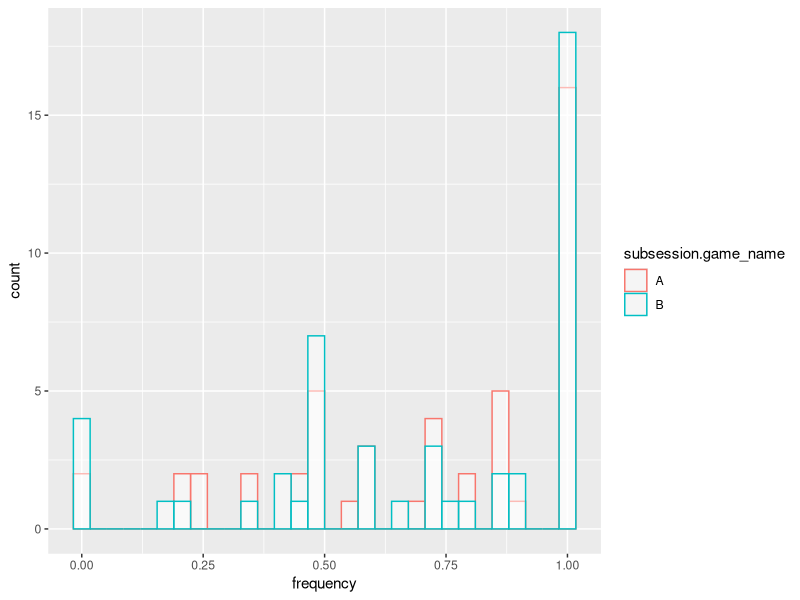
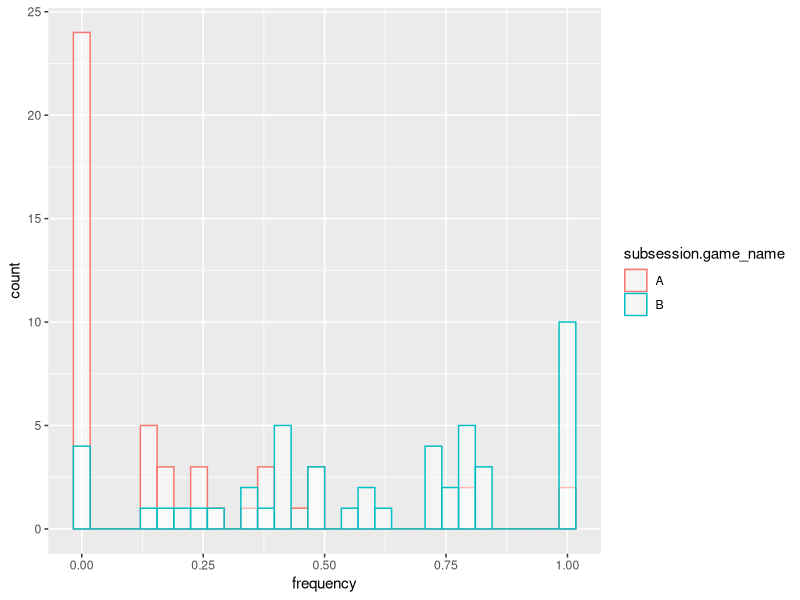
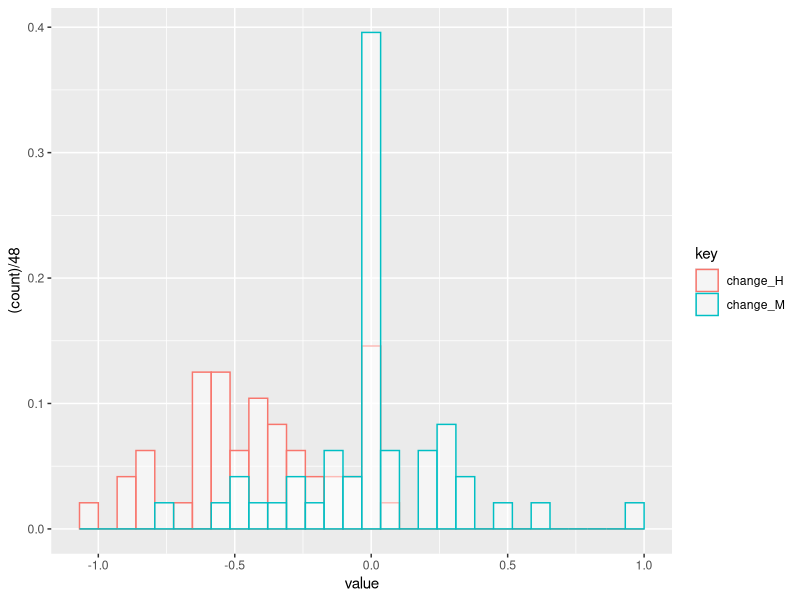
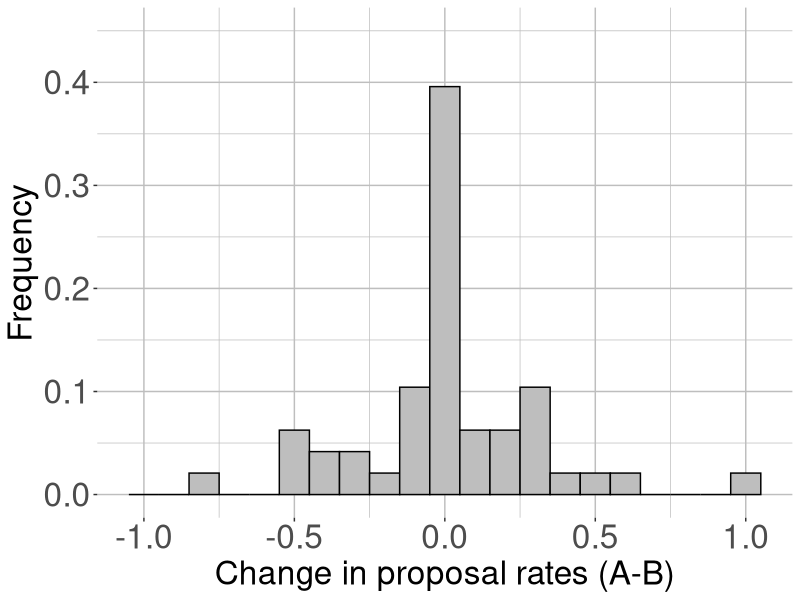
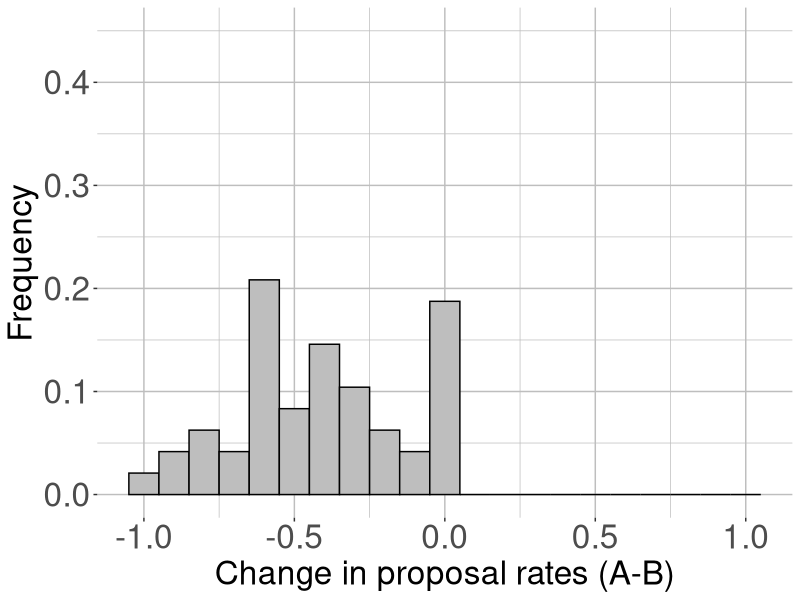

The R script that drew these images, in order:

# preliminaries -----------------------------------------------------------

library(here)
library(tidyverse)
library(forcats)
library(sandwich)
library(lmtest)

# create dataset ----------------------------------------------------------

data_game_raw<-read_csv(here("data","MaIn_data_base_game.csv"))
data_game_raw <- data_game_raw %>%
  mutate(player.type=factor(player.type)) %>%
  mutate(player.type=fct_recode(player.type,
                                "H"="1",
                                "M"="2",
                                "L"="3")) %>%
  mutate(player.signal=factor(player.signal)) %>%
  mutate(player.signal=fct_recode(player.signal,
                                  "h"="1",
                                  "m"="2",
                                  "l"="3")) %>%
  mutate(player.partner_type=factor(player.partner_type)) %>%
  mutate(player.partner_type=fct_recode(player.partner_type,
                                        "H"="1",
                                        "M"="2",
                                        "L"="3")) %>%
  mutate(subsession.game_name=factor(subsession.game_name))  %>%
  mutate(participant.id_in_treatment=interaction(factor(session.code),factor(participant.id_in_session))) %>%
  mutate(session.code=factor(session.code)) %>%
  select(session.code, participant.id_in_treatment, player.choice,subsession.round_number,subsession.game_name,
         player.match, player.partner_type, player.type, player.signal,group.id_in_subsession)


# create individual frequencies -------------------------------------------

data_frequencies <- data_game_raw %>%
  group_by(participant.id_in_treatment, player.type, player.signal, subsession.game_name) %>%
  summarise(frequency = mean(player.choice))

data_frequencies_s <- data_frequencies %>%
  unite(case,player.type,player.signal,subsession.game_name, sep="") %>%
  spread(case,frequency)


# distribution of proposal frequencies -------------------------

plot_data <- data_frequencies %>% filter(player.type=="M", player.signal=="m")

ggplot(plot_data, aes(x=frequency, color=subsession.game_name)) +
  geom_histogram(fill="white", alpha=0.5, position="identity")


plot_data <- data_frequencies %>% filter(player.type=="H", player.signal=="m")

ggplot(plot_data, aes(x=frequency, color=subsession.game_name)) +
  geom_histogram(fill="white", alpha=0.5, position="identity")


# distribution of changes in proposal frequency ---------------------------

#parameters for plotting distributions on two panels
bin_width=0.1
minbin=-1.05
maxbin=+1.05
ceiling=0.45
scale=1.5
#plot with Mm change distribution
f <- ggplot(data_frequencies_s, aes(x=-MmB+MmA)) +
  geom_histogram(aes(y =(..count..)/48),
                 color="black",
                 fill="grey",
                 breaks=seq(minbin, maxbin, by=bin_width)) +
  ylim(c(0,ceiling)) +
  ylab("Frequency") +
  xlab("Change in proposal rates (A-B)") +
  theme(axis.title.y = element_text(size=16*scale)) +
  theme(axis.title.x = element_text(size=16*scale)) +
  theme(axis.text.x  = element_text(size=16*scale)) +
  theme(axis.text.y  = element_text(size=16*scale)) +
  theme(legend.text = element_text(size = 16*scale),
        legend.title = element_text(size=16*scale)) +
  theme(
    panel.background = element_rect(fill = "transparent") # bg of the panel
    , plot.background = element_rect(fill = "transparent", color = NA) # bg of the plot
    , panel.grid.major = element_line(colour = "grey") # get rid of major grid
    , panel.grid.minor = element_line(colour = "grey") # get rid of minor grid
    , legend.background = element_rect(fill = "transparent") # get rid of legend bg
    , legend.box.background = element_rect(fill = "transparent", color = NA) # get rid of legend panel bg
    , legend.key = element_rect(fill = "transparent", color = NA)
    , legend.position = "bottom"
    , legend.margin = margin(20,0.5,0.5,0.5)
  )
ggsave(f, filename = "hist_Mm_change.png",  bg = "transparent", path= here("output/figures"))

#plot with Hm change distribution
f <- ggplot(data_frequencies_s, aes(x=-HmB+HmA)) +
  geom_histogram(aes(y =(..count..)/48),
                 color="black",
                 fill="grey",
                 breaks=seq(minbin, maxbin, by=bin_width)) +
  ylim(c(0,ceiling))+
  ylab("Frequency") +
  xlab("Change in proposal rates (A-B)") +
  theme(axis.title.y = element_text(size=16*scale)) +
  theme(axis.title.x = element_text(size=16*scale)) +
  theme(axis.text.x  = element_text(size=16*scale)) +
  theme(axis.text.y  = element_text(size=16*scale)) +
  theme(legend.text = element_text(size = 16*scale),
        legend.title = element_text(size=16*scale)) +
  theme(
    panel.background = element_rect(fill = "transparent") # bg of the panel
    , plot.background = element_rect(fill = "transparent", color = NA) # bg of the plot
    , panel.grid.major = element_line(colour = "grey") # get rid of major grid
    , panel.grid.minor = element_line(colour = "grey") # get rid of minor grid
    , legend.background = element_rect(fill = "transparent") # get rid of legend bg
    , legend.box.background = element_rect(fill = "transparent", color = NA) # get rid of legend panel bg
    , legend.key = element_rect(fill = "transparent", color = NA)
    , legend.position = "bottom"
    , legend.margin = margin(20,0.5,0.5,0.5)
  )
ggsave(f, filename = "hist_Hm_change.png",  bg = "transparent", path= here("output/figures"))

#plot with two distributions
plot_data <- data_frequencies_s %>%
  mutate(change_H=-HmB+HmA, change_M = -MmB+MmA) %>%
  select(participant.id_in_treatment,change_H, change_M) %>%
  gather(key, value, -participant.id_in_treatment)
ggplot(plot_data, aes(x=value, color=key)) +
  geom_histogram(aes(y =(..count..)/48),fill="white", alpha=0.5, position="identity" )

#hypothesis test of difference in distributions
test_data <- data_frequencies_s %>%
  mutate(change_H=-HmB+HmA, change_M = -MmB+MmA)
diff = test_data$change_H-test_data$change_M
test=wilcox.test(diff, alternative = "less")
p=test$p.value
reject_null=(p<=0.05)
#hypothesis test: change=0 for M types
test_data <- data_frequencies_s %>%
  mutate(change_H=-HmB+HmA, change_M = -MmB+MmA)
diff = test_data$change_M-0
test=wilcox.test(diff, alternative = "two.sided")
p=test$p.value
reject_null=(p<=0.05)
#hypothesis test: change=0 for H types
test_data <- data_frequencies_s %>%
  mutate(change_H=-HmB+HmA, change_M = -MmB+MmA)
diff = test_data$change_H-0
test=wilcox.test(diff, alternative = "less")
p=test$p.value
reject_null=(p<=0.05)

# individual types --------------------------------------------------------

#create measure of weak-dominance violation
data_frequencies_s$HhA[is.na(data_frequencies_s$HhA)] = 1
data_frequencies_s$HhB[is.na(data_frequencies_s$HhB)] = 1
data_frequencies_s$HlA[is.na(data_frequencies_s$HlA)] = 0
data_frequencies_s$HlB[is.na(data_frequencies_s$HlB)] = 0
data_frequencies_s$MhA[is.na(data_frequencies_s$MhA)] = 1
data_frequencies_s$MhB[is.na(data_frequencies_s$MhB)] = 1
data_frequencies_s$MlA[is.na(data_frequencies_s$MlA)] = 0
data_frequencies_s$MlB[is.na(data_frequencies_s$MlB)] = 0
data_frequencies_s$LhA[is.na(data_frequencies_s$LhA)] = 1
data_frequencies_s$LhB[is.na(data_frequencies_s$LhB)] = 1
data_frequencies_s$LmA[is.na(data_frequencies_s$LmA)] = 1
data_frequencies_s$LmB[is.na(data_frequencies_s$LmB)] = 1
data_frequencies_s <- data_frequencies_s %>%
  mutate(WD_mistake = 1*(HhA==0|HhB==0|HlA!=0|HlB!=0|MhA==0|MhB==0|MlA!=0|MlB!=0|LhA==0|LhB==0|LmA==0|LmB==0))

    
# create measure of individual proposal rates
data_frequencies_s <- data_frequencies_s %>%
  mutate(HmA_propose = 1*(HmA>=0.5),
         HmB_propose = 1*(HmB>=0.5),
         MmA_propose = 1*(MmA>=0.5),
         MmB_propose = 1*(MmB>=0.5))

#check how many people propose/make mistakes
sum(data_frequencies_s$HmA_propose)
sum(data_frequencies_s$HmB_propose)
sum(data_frequencies_s$MmA_propose)
sum(data_frequencies_s$MmB_propose)
sum(data_frequencies_s$WD_mistake)

# Mm players who propose>50% in A are more likely to propose>50% as Mm players in B
sum(data_frequencies_s$MmA_propose*data_frequencies_s$MmB_propose)/sum(data_frequencies_s$MmA_propose)
sum((1-data_frequencies_s$MmA_propose)*data_frequencies_s$MmB_propose)/sum(1-data_frequencies_s$MmA_propose)


# Mm players who propose>50% in A are more likely to propose>50% as Hm players in B
sum(data_frequencies_s$MmA_propose*data_frequencies_s$HmB_propose)/sum(data_frequencies_s$MmA_propose)
sum((1-data_frequencies_s$MmA_propose)*data_frequencies_s$HmB_propose)/sum(1-data_frequencies_s$MmA_propose)


# Mm players who propose>50% in A are more likely to propose>50% as Hm players in A
sum(data_frequencies_s$MmA_propose*data_frequencies_s$HmA_propose)/sum(data_frequencies_s$MmA_propose)
sum((1-data_frequencies_s$MmA_propose)*data_frequencies_s$HmA_propose)/sum(1-data_frequencies_s$MmA_propose)


# Mm players who propose>50% in A are slightly more likely to choose weakly dominated strategies
sum(data_frequencies_s$MmA_propose*data_frequencies_s$WD_mistake)/sum(data_frequencies_s$MmA_propose)
sum((1-data_frequencies_s$MmA_propose)*data_frequencies_s$WD_mistake)/sum(1-data_frequencies_s$MmA_propose)


#full table
data_freq=cbind(data_frequencies_s$MmA_propose,
                1-data_frequencies_s$MmA_propose,
                data_frequencies_s$MmB_propose,
                1-data_frequencies_s$MmB_propose,
                data_frequencies_s$HmA_propose,
                1-data_frequencies_s$HmA_propose,
                data_frequencies_s$HmB_propose,
                1-data_frequencies_s$HmB_propose,
                data_frequencies_s$WD_mistake,
                1-data_frequencies_s$WD_mistake)
num_variables = dim(data_freq)[2]
output_matrix = matrix(nrow=num_variables, ncol=num_variables)
for(i in seq(1:num_variables)){
  for(j in seq(1:num_variables)){
    output_matrix[i,j]=sum(data_freq[,i]*data_freq[,j])
    #if((i+1)%/%2>(j+1)%/%2){output_matrix[i,j]="-"}
  }
}
library(xtable)
x <- xtable(output_matrix)
print(x, floating=FALSE, tabular.environment="bmatrix", hline.after=NULL, include.rownames=FALSE, include.colnames=FALSE)

#number of subjects who make no mistakes: 3
sum((1-data_frequencies_s$MmA_propose)*data_frequencies_s$MmB_propose*(1-data_frequencies_s$HmA_propose)*data_frequencies_s$MmB_propose*(1-data_frequencies_s$WD_mistake))
